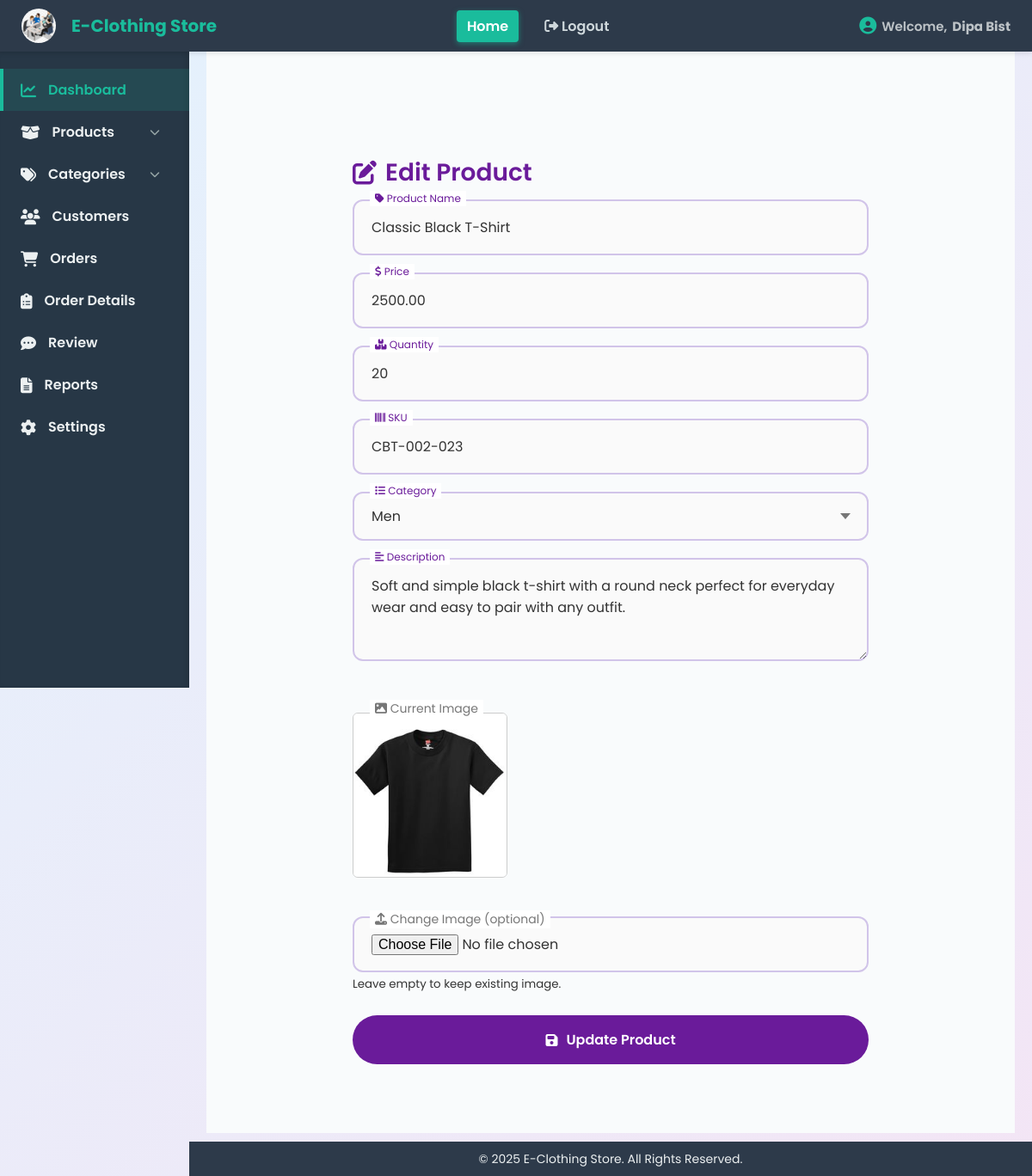
/product/edit.php?id=2 (signed in), run on the app's committed database.
### tables this page shows
CREATE TABLE `store_settings` (
  `id` int(11) NOT NULL,
  `store_name` varchar(255) NOT NULL,
  `store_logo` varchar(255) DEFAULT NULL,
  `contact_number` varchar(50) DEFAULT NULL,
  `store_email` varchar(255) DEFAULT NULL,
  `store_address` varchar(255) DEFAULT NULL,
  `store_information` text DEFAULT NULL,
  `established_date` varchar(50) DEFAULT NULL
);

CREATE TABLE `product` (
  `id` int(11) NOT NULL,
  `name` varchar(100) DEFAULT NULL,
  `description` text DEFAULT NULL,
  `price` decimal(10,2) DEFAULT NULL,
  `quantity` int(11) DEFAULT NULL,
  `sku` varchar(100) DEFAULT NULL,
  `category_id` int(11) DEFAULT NULL,
  `image` varchar(255) DEFAULT NULL,
  `created_at` datetime DEFAULT current_timestamp(),
  `deleted_at` datetime DEFAULT NULL
);

CREATE TABLE `category` (
  `id` int(11) NOT NULL,
  `name` varchar(100) DEFAULT NULL,
  `description` text DEFAULT NULL,
  `created_at` datetime DEFAULT current_timestamp(),
  `deleted_at` datetime DEFAULT NULL
);

### product/edit.php (the view, shortened to what this page needs)
<?php
include '../includes/header.php';
$con = mysqli_connect("localhost", "root", "", "E_Clothing_Store");
$id = isset($_GET['id']) ? intval($_GET['id']) : 0;
$query = "SELECT * FROM product WHERE id = $id AND deleted_at IS NULL";
$result = mysqli_query($con, $query);
$product = $result ? mysqli_fetch_assoc($result) : null;
$categories = [];
$catResult = mysqli_query($con, "SELECT * FROM category WHERE deleted_at IS NULL");
while ($cat = mysqli_fetch_assoc($catResult)) {
    $categories[] = $cat;
}
$upload_dir = "../assets/images/";
$image = $product['image'];
?>
<section class="add-product-container" style="max-width: 600px; margin: 40px auto;">
    <form method="POST" enctype="multipart/form-data" novalidate>
        <button type="button" class="close-btn" onclick="window.location.href='view.php'">&times;</button>
        <h2><i class="fas fa-edit"></i> Edit Product</h2>
        <div class="form-group">
            <input type="text" name="name" placeholder=" " value="<?= htmlspecialchars($product['name']) ?>" required>
            <label><i class="fas fa-tag"></i> Product Name</label>
        </div>
        <div class="form-group">
            <input type="number" name="price" step="0.01" min="0" placeholder=" " value="<?= htmlspecialchars($product['price']) ?>" required>
            <label><i class="fas fa-dollar-sign"></i> Price</label>
        </div>
        <div class="form-group">
            <input type="number" name="quantity" min="0" placeholder=" " value="<?= htmlspecialchars($product['quantity']) ?>" required>
            <label><i class="fas fa-boxes"></i> Quantity</label>
        </div>
        <div class="form-group">
            <input type="text" name="sku" placeholder=" " value="<?= htmlspecialchars($product['sku']) ?>" required>
            <label><i class="fas fa-barcode"></i> SKU</label>
        </div>
        <div class="form-group">
            <select name="category_id" required>
                <?php foreach ($categories as $cat): ?>
                    <option value="<?= $cat['id'] ?>" <?= $cat['id'] == $product['category_id'] ? 'selected' : '' ?>>
                        <?= htmlspecialchars($cat['name']) ?>
                    </option>
                <?php endforeach; ?>
            </select>
            <label><i class="fas fa-list"></i> Category</label>
        </div>
        <div class="form-group">
            <textarea name="description" placeholder=" " required><?= htmlspecialchars($product['description']) ?></textarea>
            <label><i class="fas fa-align-left"></i> Description</label>
        </div>
        <div class="form-group">
            <label><i class="fas fa-image"></i> Current Image</label><br>
            <?php if (!empty($image) && file_exists($upload_dir . $image)) : ?>
                <img src="<?= $upload_dir . htmlspecialchars($image) ?>" alt="Product Image" style="max-width:180px; margin-bottom:10px;">
            <?php else: ?>
                <p>No image uploaded.</p>
            <?php endif; ?>
        </div>
        <div class="form-group">
            <label for="userfile"><i class="fas fa-upload"></i> Change Image (optional)</label><br>
            <input type="file" name="userfile" id="userfile" accept="image/*">
            <small>Leave empty to keep existing image.</small>
        </div>
        <div class="button-group" style="margin-top: 25px;">
            <button type="submit" name="submit"><i class="fas fa-save"></i> Update Product</button>
        </div>
    </form>
</section>
<?php include '../includes/footer.php'; ?>

### includes/header.php (shortened to what this page needs)
<?php
$con = mysqli_connect("localhost", "root", "", "E_Clothing_Store");
$adminName = $_SESSION['admin_name'] ?? $_SESSION['admin_email'];
$storeSettingsQuery = mysqli_query($con, "SELECT store_name, store_logo FROM store_settings ORDER BY id DESC LIMIT 1");
$storeSettings = mysqli_fetch_assoc($storeSettingsQuery);
$storeName = $storeSettings['store_name'] ?? "E-Clothing Store";
$storeLogo = $storeSettings['store_logo'] ?? null;
?>
<!DOCTYPE html>
<html lang="en">
<head>
    <link rel="stylesheet" href="../assets/css/Admindashboard.css" />
    <link rel="stylesheet" href="../assets/css/add_product.css" />
    <link rel="stylesheet" href="../assets/css/view_product.css" />
    <link rel="stylesheet" href="../assets/css/edit_product.css" />
    <link rel="stylesheet" href="../assets/css/customers.css" />
    <link rel="stylesheet" href="https://cdnjs.cloudflare.com/ajax/libs/font-awesome/6.4.0/css/all.min.css" />
</head>
<body>
    <header class="topnav">
        <div class="logo">
            <?php if ($storeLogo): ?>
                <img src="../assets/images/<?= htmlspecialchars($storeLogo) ?>"
                    alt="<?= htmlspecialchars($storeName) ?> Logo"
                    style="height: 40px; width: 40px; border-radius: 50%; object-fit: cover; vertical-align: middle; margin-right: 8px;">
            <?php else: ?>
                <i class="fas fa-tshirt"></i>
            <?php endif; ?>
            <?= htmlspecialchars($storeName) ?>
        </div>
        <nav class="topnav-menu">
            <a href="#" class="nav-link active">Home</a>
            <a href="../admin/logout.php" class="nav-link logout-link"><i class="fas fa-sign-out-alt"></i> Logout</a>
        </nav>
        <div class="welcome-msg">
            <i class="fas fa-user-circle"></i> Welcome, <strong><?php echo htmlspecialchars($adminName); ?></strong>
        </div>
    </header>
    <aside class="sidebar">
        <ul class="sidebar-menu">
            <li><a href="../admin/Admindashboard.php" class="sidebar-link active"><i class="fas fa-chart-line"></i>
                    Dashboard</a></li>
            <li class="dropdown">
                <a href="#" class="sidebar-link dropdown-toggle">
                    <i class="fas fa-box-open"></i> Products <i class="fas fa-chevron-down"></i>
                </a>
            </li>
            <li class="dropdown">
                <a href="#" class="sidebar-link dropdown-toggle">
                    <i class="fas fa-tags"></i> Categories <i class="fas fa-chevron-down"></i>
                </a>
            </li>
            <li><a href="../admin/customers.php" class="sidebar-link"><i class="fas fa-users"></i> Customers</a></li>
            <li><a href="../admin/Adminorders.php" class="sidebar-link"><i class="fas fa-shopping-cart"></i> Orders</a>
            </li>
            <li><a href="../admin/orderdetails.php" class="sidebar-link"><i class="fas fa-clipboard-list"></i> Order
                    Details</a></li>
            <li><a href="../admin/product_rating_review.php" class="sidebar-link"><i class="fas fa-comment-dots"></i>
                    Review</a></li>
            <li><a href="../admin/report.php" class="sidebar-link"><i class="fas fa-file-alt"></i> Reports</a></li>
            <li><a href="../admin/setting.php" class="sidebar-link"><i class="fas fa-cog"></i> Settings</a></li>
        </ul>
    </aside>
    <main class="main-content">

### assets/css/Admindashboard.css (style rules this page uses)
* { margin: 0; padding: 0; box-sizing: border-box; font-family: 'Segoe UI', Tahoma, Geneva, Verdana, sans-serif; }
body { display: flex; min-height: 100vh; background: #f9fbfc; }
.topnav { position: fixed; top: 0; left: 0; right: 0; height: 60px; background: #2d3a4a; color: #f1f3f5; display: flex; align-items: center; justify-content: space-between; padding: 0 25px; z-index: 1000; box-shadow: 0 2px 6px rgba(0,0,0,0.1); }
.topnav .logo { font-size: 20px; font-weight: 700; display: flex; align-items: center; gap: 10px; color: #1abc9c; }
.topnav nav.topnav-menu { display: flex; gap: 18px; }
.topnav nav.topnav-menu a { color: #cfd8dc; text-decoration: none; font-weight: 600; padding: 6px 12px; border-radius: 4px; transition: background 0.15s ease, color 0.15s ease; white-space: nowrap; }
.topnav nav.topnav-menu a:hover, .topnav nav.topnav-menu a.active { background: #1abc9c; color: white; box-shadow: 0 2px 6px rgba(26, 188, 156, 0.5); }
.topnav .welcome-msg { font-weight: 600; font-size: 15px; display: flex; align-items: center; gap: 6px; color: #bdc3c7; }
.topnav .welcome-msg i { font-size: 20px; color: #1abc9c; }
.sidebar { position: fixed; top: 60px; left: 0; width: 220px; height: calc(100vh - 60px); background: #273746; color: #ecf0f1; padding-top: 20px; overflow-y: auto; box-shadow: inset -3px 0 5px rgba(0,0,0,0.1); }
.sidebar-menu { list-style: none; }
.sidebar-menu li { position: relative; }
.sidebar-link { display: flex; align-items: center; padding: 12px 20px; color: #ecf0f1; text-decoration: none; font-weight: 600; cursor: pointer; border-left: 4px solid transparent; transition: background 0.15s ease, border-left-color 0.15s ease, color 0.15s ease; user-select: none; }
.sidebar-link i { margin-right: 14px; font-size: 18px; }
.sidebar-link:hover, .sidebar-link.active { background: #1abc9c22; color: #1abc9c; border-left: 4px solid #1abc9c; }
.dropdown-toggle .fas.fa-chevron-down { margin-left: auto; transition: transform 0.2s ease; font-size: 12px; color: #95a5a6; }
.main-content { margin-left: 220px; padding: 90px 40px 40px 40px; flex-grow: 1; background: #f9fbfc; min-height: calc(100vh - 60px); }

### assets/css/add_product.css (style rules this page uses)
* { margin: 0; padding: 0; box-sizing: border-box; font-family: "Poppins", sans-serif; }
body { background: linear-gradient(135deg, #e3f2fd, #f3e5f5); display: flex; justify-content: center; align-items: flex-start; min-height: 100vh; padding: 50px 20px; overflow-x: hidden; overflow-y: auto; }
h2 { color: #6a1b9a; font-size: 28px; font-weight: 600; margin-bottom: 10px; display: flex; align-items: center; gap: 10px; }
.form-group { position: relative; margin-bottom: 20px; }
.form-group input, .form-group textarea, .form-group select { width: 100%; padding: 18px 20px; border: 2px solid #d1c4e9; border-radius: 12px; font-size: 16px; background: #fafafa; color: #333; transition: border-color 0.3s ease, background-color 0.3s ease; resize: vertical; appearance: none; outline: none; }
.form-group textarea { min-height: 120px; }
.form-group label { position: absolute; top: 18px; left: 20px; font-size: 14px; color: #777; background: #fff; padding: 0 6px; transition: 0.3s ease; pointer-events: none; }
.form-group input:focus + label, .form-group input:not(:placeholder-shown) + label, .form-group textarea:focus + label, .form-group textarea:not(:placeholder-shown) + label, .form-group select:focus + label, .form-group select:valid + label { top: -10px; font-size: 12px; color: #6a1b9a; }
.button-group { display: flex; justify-content: space-between; margin-top: 10px; gap: 20px; }
.button-group button { flex: 1; padding: 16px; border-radius: 30px; font-weight: 600; font-size: 16px; cursor: pointer; display: flex; align-items: center; justify-content: center; gap: 10px; border: none; transition: background-color 0.3s ease, transform 0.2s ease; }
.button-group button[type="submit"] { background-color: #6a1b9a; color: white; }
.close-btn { position: absolute; top: 20px; right: 30px; font-size: 28px; color: #aaa; cursor: pointer; background: none; border: none; transition: 0.3s ease; line-height: 1; padding: 0; }
.form-group select { background-repeat: no-repeat; background-position: right 1.2rem center; background-size: 12px; }
.form-group img { max-width: 180px; border-radius: 6px; border: 1px solid #ccc; margin-top: 8px; display: block; }

### assets/css/view_product.css (style rules this page uses)
* { margin: 0; padding: 0; box-sizing: border-box; }
body { font-family: 'Segoe UI', sans-serif; background-color: #f4f6f9; color: #333; }

### assets/css/customers.css (style rules this page uses)
* { margin: 0; padding: 0; box-sizing: border-box; }

### data on the page
store_settings: store_logo (picture), store_name "E-Clothing Store"
product: name "Classic Black T-Shirt", price "2500.00", quantity "20", sku "CBT-002-023", category_id "Men", description "Soft and simple black t-shirt with a round neck perfect for everyday wear and easy to pair with any outfit.", image (picture)

### other printed values
$adminName "Dipa Bist"
